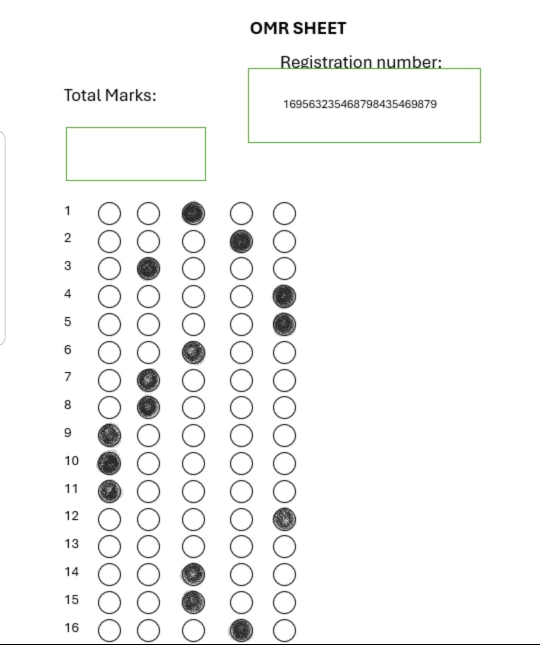
#> input picture omrSheet.jpg, 1080 x 1289 px (shown at 1/2 size)
$ python main.py
#> lines starting #> are read from the running program, lines starting #| are printed output that depends on the picture; after the words box and inside, x2 and y2 are one past the last pixel; in counts of white or black regions, pixels touching at a corner belong together
import cv2 as cv
import numpy as np

img = cv.imread("./omrSheet.jpg")
#> img is the input picture: shape (1289, 1080, 3); mean B, G, R 245.8, 246.2, 245.9
img = cv.resize(img, (400,400), None)
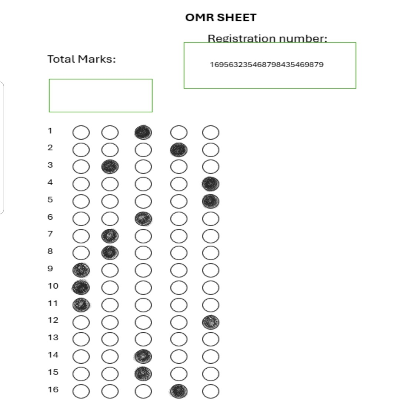
#> img: shape (400, 400, 3); mean B, G, R 246, 246.3, 246.1

#Image preprocessing:
imgGray = cv.cvtColor(img, cv.COLOR_BGR2GRAY)
imgBlur = cv.GaussianBlur(img, (7,7), 1)
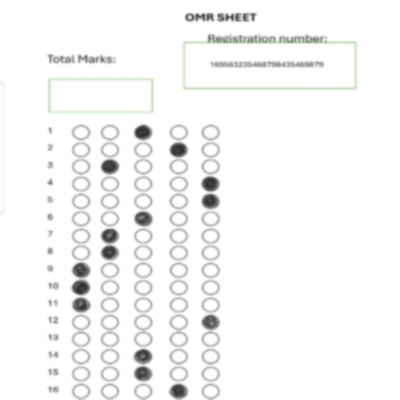
#> imgBlur: shape (400, 400, 3); mean B, G, R 246, 246.3, 246.1
imgCanny = cv.Canny(imgBlur, 10, 70)
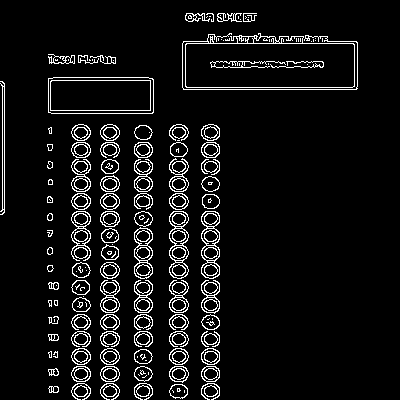
#> imgCanny: shape (400, 400); 7.1% white in thin lines or dots, all inside (x1, y1, x2, y2) = (0, 13, 358, 400)
imgCountours = img.copy()
imgBlank = np.zeros_like(img)

#Contours:
countours, hierarchy = cv.findContours(imgCanny, cv.RETR_EXTERNAL, cv.CHAIN_APPROX_NONE)
#> countours = 139 contours, 52 with area under 20; largest, box (x1, y1, x2, y2) and area: (182, 33, 358, 90) 7913, (48, 77, 154, 114) 3768, (169, 211, 189, 279) 1008, (201, 211, 220, 279) 992, (134, 227, 153, 279) 748
cv.imshow("Win", img)
cv.waitKey(0)

import os
print("Current Working Directory is: ", os.getcwd())
